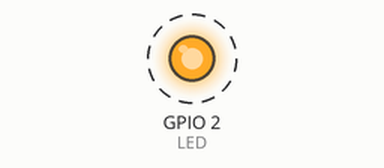
Simulated run of this program. Board: ESP32. On the bench: output pins drawn as LEDs (lit = HIGH). Dashed ring = blinking. What the program prints to the serial monitor is not drawn.

Above: at 1.2 s.
Timing chart, 0 to 4.0 s (numbered marks = the images above):
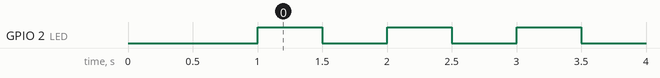

Measured:
- by itself, GPIO 2 (LED): alternates HIGH for 0.50 s and LOW for 0.50 s

The program:

main.cpp
```cpp
#include <Arduino.h>
#define LED 2
void TaskBlinkLED(void*pvParameters)
{
  pinMode(LED,OUTPUT);

  while(1)
  {
    digitalWrite(LED,HIGH);
    vTaskDelay(500/portTICK_PERIOD_MS);
    digitalWrite(LED,LOW);
    vTaskDelay(500/portTICK_PERIOD_MS);
  }
}
void TaskSerialPrint(void *pvParameters)
{
  while(1)
  {
    Serial.println("Hello ESP 32");
    vTaskDelay(1000/portTICK_PERIOD_MS);
  }
}

void setup() {
  Serial.begin(115200);
  delay(1000);

  xTaskCreate(
    TaskBlinkLED,
    "Blink Led",
    1000,
    NULL,
    1,
    NULL
  );

  xTaskCreate(
    TaskSerialPrint,
    "Print message",
    1000,
    NULL,
    1,
    NULL
  );
}

void loop() {
}
```
